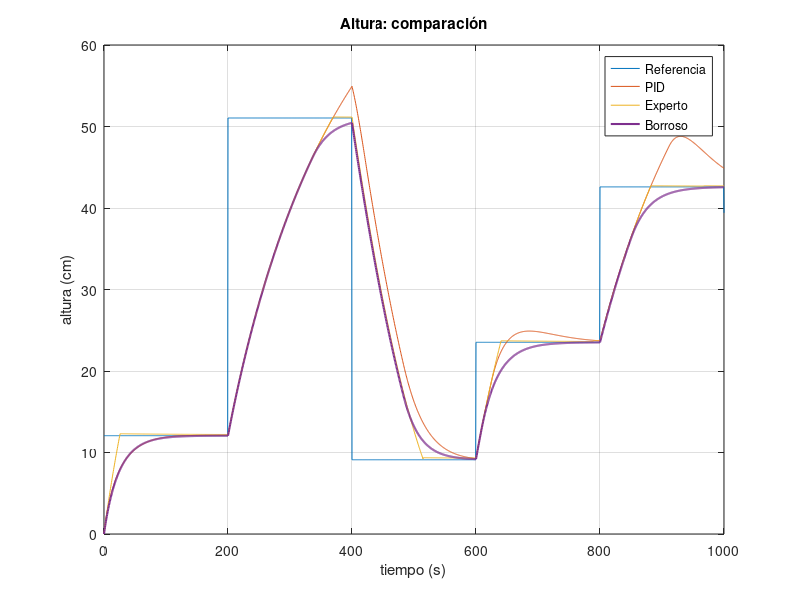
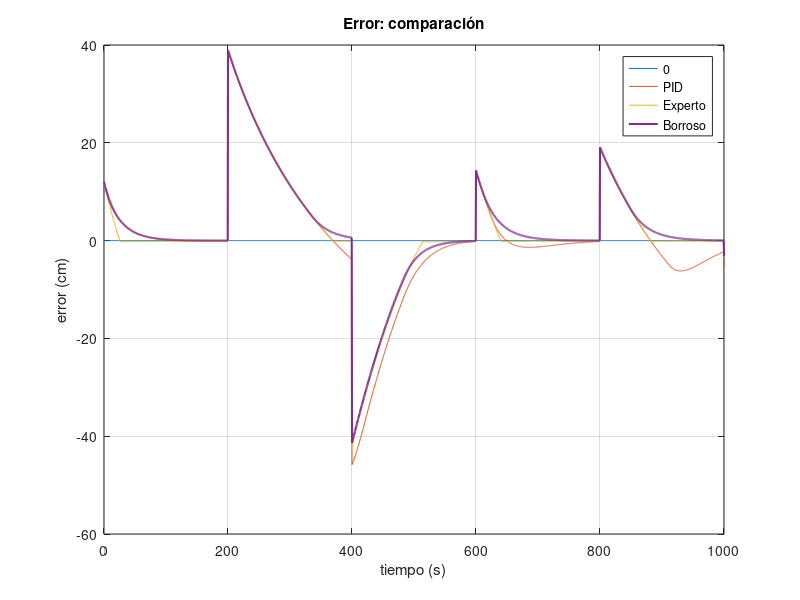
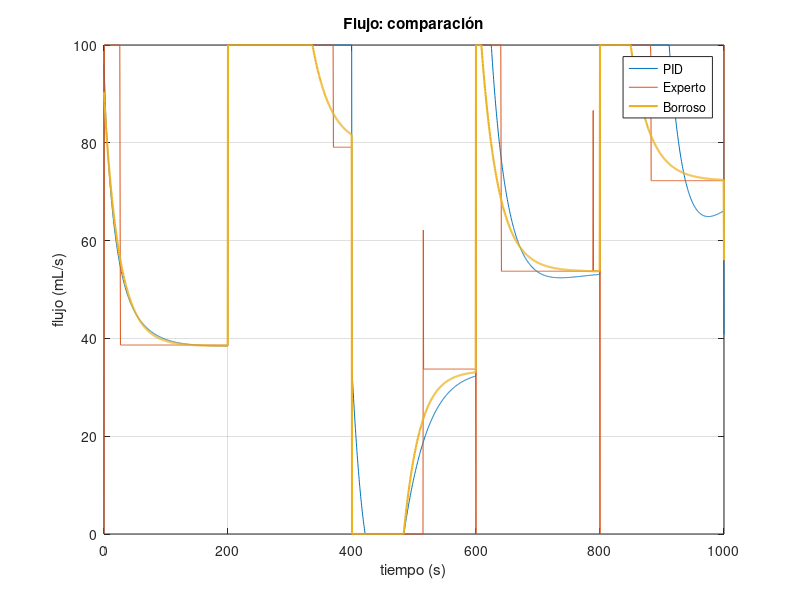

Source code (MATLAB) for these figures, in order:

clear all;

% Alturas
altura_pid = load("altura_pid.mat", "altura");
altura_pid = altura_pid.("altura");

altura_expert = load("altura_expert.mat", "altura");
altura_expert = altura_expert.("altura");

altura_fuzzy = load("altura_fuzzy.mat", "altura");
altura_fuzzy = altura_fuzzy.("altura");

figure(1)
plot(altura_pid(1,:), altura_pid(2,:)*100, altura_pid(1,:), altura_pid(3,:)*100, altura_expert(1,:), altura_expert(3,:)*100, ...
    altura_fuzzy(1,:), altura_fuzzy(3,:)*100, 'linewidth', 1.5);
grid on;
xlabel('tiempo (s)');
ylabel('altura (cm)');
legend('Referencia', 'PID', 'Experto', 'Borroso');
title('Altura: comparación');

% Errores
error_pid = load("error_pid.mat", "error");
error_pid = error_pid.("error");

error_expert = load("error_expert.mat", "error");
error_expert = error_expert.("error");

error_fuzzy = load("error_fuzzy.mat", "error");
error_fuzzy = error_fuzzy.("error");

figure(2)
plot(error_pid(1,:), zeros(size(error_pid(1,:))), error_pid(1,:), error_pid(2,:)*100, error_expert(1,:), error_expert(2,:)*100, ...
    error_fuzzy(1,:), error_fuzzy(2,:)*100, 'linewidth', 1.5);
grid on;
xlabel('tiempo (s)');
ylabel('error (cm)');
legend('0', 'PID', 'Experto', 'Borroso');
title('Error: comparación');

% Flujos
flujo_pid = load("flujo_pid.mat", "flujo");
flujo_pid = flujo_pid.("flujo");

flujo_expert = load("flujo_expert.mat", "flujo");
flujo_expert = flujo_expert.("flujo");

flujo_fuzzy = load("flujo_fuzzy.mat", "flujo");
flujo_fuzzy = flujo_fuzzy.("flujo");

figure(3)
plot(flujo_pid(1,:), flujo_pid(2,:)*1000, flujo_expert(1,:), flujo_expert(2,:)*1000, ...
    flujo_fuzzy(1,:), flujo_fuzzy(2,:)*1000, 'linewidth', 1.5);
grid on;
xlabel('tiempo (s)');
ylabel('flujo (mL/s)');
legend('PID', 'Experto', 'Borroso');
title('Flujo: comparación');

